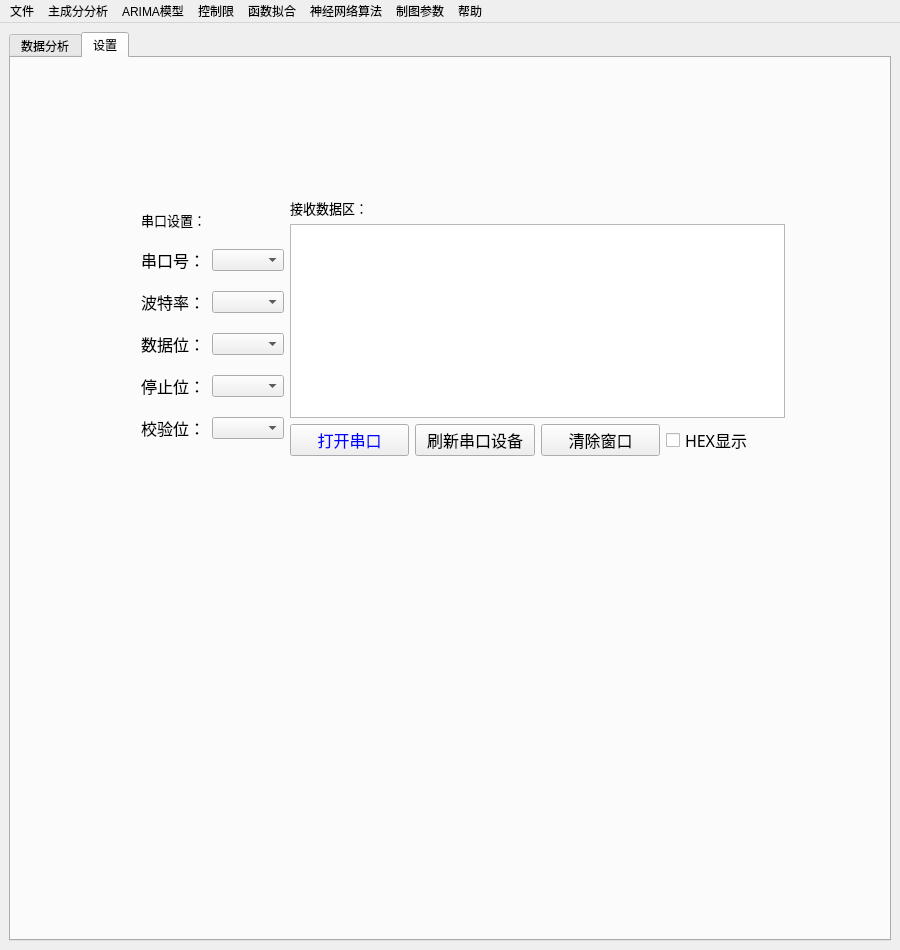
<?xml version="1.0" encoding="UTF-8"?>
<ui version="4.0">
 <class>mainWindow</class>
 <widget class="QMainWindow" name="mainWindow">
  <property name="geometry">
   <rect>
    <x>0</x>
    <y>0</y>
    <width>900</width>
    <height>950</height>
   </rect>
  </property>
  <property name="mouseTracking">
   <bool>false</bool>
  </property>
  <property name="windowTitle">
   <string>油液理化性能离线分析系统</string>
  </property>
  <property name="windowIcon">
   <iconset>
    <selectedoff>:/logo.png</selectedoff>
   </iconset>
  </property>
  <property name="iconSize">
   <size>
    <width>40</width>
    <height>40</height>
   </size>
  </property>
  <widget class="QWidget" name="centralwidget">
   <layout class="QVBoxLayout" name="verticalLayout_3">
    <item>
     <layout class="QGridLayout" name="gridLayout">
      <item row="0" column="0">
       <widget class="QTabWidget" name="tabWidget">
        <property name="currentIndex">
         <number>1</number>
        </property>
        <widget class="QWidget" name="tab">
         <attribute name="title">
          <string>数据分析</string>
         </attribute>
         <layout class="QHBoxLayout" name="horizontalLayout_5">
          <item>
           <layout class="QVBoxLayout" name="verticalLayout_2" stretch="0,0,0,10,0">
            <item>
             <layout class="QHBoxLayout" name="horizontalLayout_2" stretch="5,2">
              <item>
               <layout class="QVBoxLayout" name="verticalLayout_4">
                <item>
                 <widget class="QLabel" name="label_4">
                  <property name="font">
                   <font>
                    <family>宋体</family>
                    <pointsize>10</pointsize>
                   </font>
                  </property>
                  <property name="text">
                   <string>数据区</string>
                  </property>
                  <property name="alignment">
                   <set>Qt::AlignCenter</set>
                  </property>
                 </widget>
                </item>
                <item>
                 <widget class="Line" name="line_2">
                  <property name="orientation">
                   <enum>Qt::Horizontal</enum>
                  </property>
                 </widget>
                </item>
                <item>
                 <widget class="QTableWidget" name="tableWidget"/>
                </item>
               </layout>
              </item>
              <item>
               <layout class="QVBoxLayout" name="verticalLayout" stretch="1,0,0,0,0,0,0,0,0">
                <property name="spacing">
                 <number>2</number>
                </property>
                <item>
                 <widget class="QLabel" name="label_3">
                  <property name="font">
                   <font>
                    <family>宋体</family>
                    <pointsize>11</pointsize>
                   </font>
                  </property>
                  <property name="layoutDirection">
                   <enum>Qt::LeftToRight</enum>
                  </property>
                  <property name="text">
                   <string>指标与数据清洗</string>
                  </property>
                  <property name="alignment">
                   <set>Qt::AlignCenter</set>
                  </property>
                 </widget>
                </item>
                <item>
                 <layout class="QGridLayout" name="gridLayout_2" rowstretch="0,0,0">
                  <property name="sizeConstraint">
                   <enum>QLayout::SetDefaultConstraint</enum>
                  </property>
                  <property name="spacing">
                   <number>7</number>
                  </property>
                  <item row="0" column="0">
                   <widget class="QPushButton" name="pushButton_format_adjust">
                    <property name="toolTip">
                     <string>请输入要去除的符号，便于数值化分析</string>
                    </property>
                    <property name="text">
                     <string>数据格式调整</string>
                    </property>
                   </widget>
                  </item>
                  <item row="2" column="0">
                   <widget class="QPushButton" name="pushButton_drop_params">
                    <property name="text">
                     <string>删除选中指标</string>
                    </property>
                   </widget>
                  </item>
                  <item row="2" column="1">
                   <widget class="QPushButton" name="pushButton_restore_data">
                    <property name="toolTip">
                     <string>若数据量较大，则恢复原始数据的过程较慢</string>
                    </property>
                    <property name="text">
                     <string>恢复原始数据</string>
                    </property>
                   </widget>
                  </item>
                  <item row="0" column="1">
                   <widget class="QPushButton" name="pushButton_show_info">
                    <property name="text">
                     <string>指标信息分布</string>
                    </property>
                   </widget>
                  </item>
                 </layout>
                </item>
                <item>
                 <layout class="QHBoxLayout" name="horizontalLayout_3">
                  <property name="spacing">
                   <number>5</number>
                  </property>
                  <property name="sizeConstraint">
                   <enum>QLayout::SetFixedSize</enum>
                  </property>
                 </layout>
                </item>
                <item>
                 <widget class="QLabel" name="label_5">
                  <property name="font">
                   <font>
                    <family>宋体</family>
                    <pointsize>11</pointsize>
                   </font>
                  </property>
                  <property name="text">
                   <string>数据分析处理</string>
                  </property>
                  <property name="alignment">
                   <set>Qt::AlignCenter</set>
                  </property>
                 </widget>
                </item>
                <item>
                 <layout class="QGridLayout" name="gridLayout_3">
                  <item row="1" column="0">
                   <widget class="QPushButton" name="pushButton_10">
                    <property name="text">
                     <string>单指标三线值</string>
                    </property>
                   </widget>
                  </item>
                  <item row="2" column="0">
                   <widget class="QPushButton" name="pushButton_3">
                    <property name="text">
                     <string>一键算法对比</string>
                    </property>
                   </widget>
                  </item>
                  <item row="2" column="1">
                   <widget class="QPushButton" name="pushButton_4">
                    <property name="text">
                     <string>算法误差分析</string>
                    </property>
                   </widget>
                  </item>
                  <item row="1" column="1">
                   <widget class="QPushButton" name="pushButton_savefile">
                    <property name="toolTip">
                     <string>导出数据区的数据</string>
                    </property>
                    <property name="text">
                     <string>导出计算结果</string>
                    </property>
                   </widget>
                  </item>
                 </layout>
                </item>
                <item>
                 <widget class="QLabel" name="label_6">
                  <property name="font">
                   <font>
                    <family>宋体</family>
                    <pointsize>11</pointsize>
                   </font>
                  </property>
                  <property name="text">
                   <string>数据可视化</string>
                  </property>
                  <property name="alignment">
                   <set>Qt::AlignCenter</set>
                  </property>
                 </widget>
                </item>
                <item>
                 <layout class="QGridLayout" name="gridLayout_4">
                  <item row="0" column="0">
                   <widget class="QPushButton" name="pushButton_draw_hist">
                    <property name="sizePolicy">
                     <sizepolicy hsizetype="Preferred" vsizetype="Preferred">
                      <horstretch>0</horstretch>
                      <verstretch>0</verstretch>
                     </sizepolicy>
                    </property>
                    <property name="toolTip">
                     <string>由于图幅限制，最多选择两个指标！</string>
                    </property>
                    <property name="text">
                     <string>绘制直方图</string>
                    </property>
                    <property name="autoDefault">
                     <bool>false</bool>
                    </property>
                    <property name="default">
                     <bool>false</bool>
                    </property>
                    <property name="flat">
                     <bool>false</bool>
                    </property>
                   </widget>
                  </item>
                  <item row="0" column="1">
                   <widget class="QPushButton" name="pushButton_draw_trend">
                    <property name="enabled">
                     <bool>true</bool>
                    </property>
                    <property name="sizePolicy">
                     <sizepolicy hsizetype="Preferred" vsizetype="Preferred">
                      <horstretch>0</horstretch>
                      <verstretch>0</verstretch>
                     </sizepolicy>
                    </property>
                    <property name="maximumSize">
                     <size>
                      <width>16777215</width>
                      <height>16777215</height>
                     </size>
                    </property>
                    <property name="mouseTracking">
                     <bool>false</bool>
                    </property>
                    <property name="toolTip">
                     <string>若超过2个指标，请选择数值范围相近的列</string>
                    </property>
                    <property name="layoutDirection">
                     <enum>Qt::LeftToRight</enum>
                    </property>
                    <property name="autoFillBackground">
                     <bool>true</bool>
                    </property>
                    <property name="text">
                     <string>绘制走势图</string>
                    </property>
                   </widget>
                  </item>
                 </layout>
                </item>
                <item>
                 <widget class="QLabel" name="label_2">
                  <property name="text">
                   <string>操作记录：</string>
                  </property>
                 </widget>
                </item>
                <item>
                 <widget class="QTextBrowser" name="textBrowser">
                  <property name="enabled">
                   <bool>true</bool>
                  </property>
                  <property name="sizePolicy">
                   <sizepolicy hsizetype="Expanding" vsizetype="Expanding">
                    <horstretch>0</horstretch>
                    <verstretch>0</verstretch>
                   </sizepolicy>
                  </property>
                  <property name="focusPolicy">
                   <enum>Qt::StrongFocus</enum>
                  </property>
                 </widget>
                </item>
               </layout>
              </item>
             </layout>
            </item>
            <item>
             <widget class="QLabel" name="label_8">
              <property name="font">
               <font>
                <family>宋体</family>
                <pointsize>10</pointsize>
               </font>
              </property>
              <property name="text">
               <string>作图区</string>
              </property>
              <property name="alignment">
               <set>Qt::AlignCenter</set>
              </property>
             </widget>
            </item>
            <item>
             <widget class="Line" name="line_5">
              <property name="orientation">
               <enum>Qt::Horizontal</enum>
              </property>
             </widget>
            </item>
            <item>
             <layout class="QGridLayout" name="gridLayout_5"/>
            </item>
            <item>
             <layout class="QHBoxLayout" name="horizontalLayout_4">
              <property name="sizeConstraint">
               <enum>QLayout::SetFixedSize</enum>
              </property>
              <item>
               <widget class="QLabel" name="label">
                <property name="enabled">
                 <bool>true</bool>
                </property>
                <property name="minimumSize">
                 <size>
                  <width>50</width>
                  <height>20</height>
                 </size>
                </property>
                <property name="font">
                 <font>
                  <family>宋体</family>
                  <pointsize>10</pointsize>
                 </font>
                </property>
                <property name="text">
                 <string>文件路径:</string>
                </property>
               </widget>
              </item>
              <item>
               <widget class="QTextEdit" name="textEdit">
                <property name="sizePolicy">
                 <sizepolicy hsizetype="Expanding" vsizetype="Fixed">
                  <horstretch>0</horstretch>
                  <verstretch>0</verstretch>
                 </sizepolicy>
                </property>
                <property name="maximumSize">
                 <size>
                  <width>16777215</width>
                  <height>30</height>
                 </size>
                </property>
               </widget>
              </item>
              <item>
               <widget class="QPushButton" name="pushButton_openfile">
                <property name="text">
                 <string>打开</string>
                </property>
                <property name="flat">
                 <bool>false</bool>
                </property>
               </widget>
              </item>
             </layout>
            </item>
           </layout>
          </item>
         </layout>
        </widget>
        <widget class="QWidget" name="tab_2">
         <attribute name="title">
          <string>设置</string>
         </attribute>
         <widget class="QWidget" name="horizontalLayoutWidget_7">
          <property name="geometry">
           <rect>
            <x>130</x>
            <y>140</y>
            <width>644</width>
            <height>258</height>
           </rect>
          </property>
          <layout class="QHBoxLayout" name="horizontalLayout_11">
           <item>
            <layout class="QVBoxLayout" name="verticalLayout_5" stretch="0,0,0,0,0,0">
             <item>
              <layout class="QHBoxLayout" name="horizontalLayout_13">
               <item>
                <widget class="QLabel" name="label_13">
                 <property name="maximumSize">
                  <size>
                   <width>80</width>
                   <height>16777215</height>
                  </size>
                 </property>
                 <property name="font">
                  <font>
                   <family>宋体</family>
                   <pointsize>10</pointsize>
                  </font>
                 </property>
                 <property name="text">
                  <string>串口设置：</string>
                 </property>
                </widget>
               </item>
               <item>
                <widget class="QComboBox" name="comboBox_6">
                 <property name="maximumSize">
                  <size>
                   <width>16777215</width>
                   <height>0</height>
                  </size>
                 </property>
                </widget>
               </item>
              </layout>
             </item>
             <item>
              <layout class="QHBoxLayout" name="horizontalLayout_6">
               <item>
                <widget class="QLabel" name="label_7">
                 <property name="font">
                  <font>
                   <family>宋体</family>
                   <pointsize>12</pointsize>
                  </font>
                 </property>
                 <property name="text">
                  <string>串口号：</string>
                 </property>
                </widget>
               </item>
               <item>
                <widget class="QComboBox" name="comboBox"/>
               </item>
              </layout>
             </item>
             <item>
              <layout class="QHBoxLayout" name="horizontalLayout_7">
               <item>
                <widget class="QLabel" name="label_9">
                 <property name="font">
                  <font>
                   <family>宋体</family>
                   <pointsize>12</pointsize>
                  </font>
                 </property>
                 <property name="text">
                  <string>波特率：</string>
                 </property>
                </widget>
               </item>
               <item>
                <widget class="QComboBox" name="comboBox_2"/>
               </item>
              </layout>
             </item>
             <item>
              <layout class="QHBoxLayout" name="horizontalLayout_8">
               <item>
                <widget class="QLabel" name="label_10">
                 <property name="font">
                  <font>
                   <family>宋体</family>
                   <pointsize>12</pointsize>
                  </font>
                 </property>
                 <property name="text">
                  <string>数据位：</string>
                 </property>
                </widget>
               </item>
               <item>
                <widget class="QComboBox" name="comboBox_3"/>
               </item>
              </layout>
             </item>
             <item>
              <layout class="QHBoxLayout" name="horizontalLayout_9">
               <item>
                <widget class="QLabel" name="label_11">
                 <property name="font">
                  <font>
                   <family>宋体</family>
                   <pointsize>12</pointsize>
                  </font>
                 </property>
                 <property name="text">
                  <string>停止位：</string>
                 </property>
                </widget>
               </item>
               <item>
                <widget class="QComboBox" name="comboBox_4"/>
               </item>
              </layout>
             </item>
             <item>
              <layout class="QHBoxLayout" name="horizontalLayout_10">
               <item>
                <widget class="QLabel" name="label_12">
                 <property name="font">
                  <font>
                   <family>宋体</family>
                   <pointsize>12</pointsize>
                  </font>
                 </property>
                 <property name="text">
                  <string>校验位：</string>
                 </property>
                </widget>
               </item>
               <item>
                <widget class="QComboBox" name="comboBox_5"/>
               </item>
              </layout>
             </item>
            </layout>
           </item>
           <item>
            <layout class="QVBoxLayout" name="verticalLayout_6" stretch="0,0,0">
             <item>
              <widget class="QLabel" name="label_14">
               <property name="font">
                <font>
                 <family>宋体</family>
                 <pointsize>10</pointsize>
                </font>
               </property>
               <property name="text">
                <string>接收数据区：</string>
               </property>
              </widget>
             </item>
             <item>
              <widget class="QTextEdit" name="textEdit_2"/>
             </item>
             <item>
              <layout class="QHBoxLayout" name="horizontalLayout_12">
               <item>
                <widget class="QPushButton" name="pushButton_serial_openoff">
                 <property name="font">
                  <font>
                   <family>宋体</family>
                   <pointsize>12</pointsize>
                  </font>
                 </property>
                 <property name="styleSheet">
                  <string notr="true">color: rgb(0, 0, 255);</string>
                 </property>
                 <property name="text">
                  <string>打开串口</string>
                 </property>
                 <property name="checkable">
                  <bool>true</bool>
                 </property>
                </widget>
               </item>
               <item>
                <widget class="QPushButton" name="pushButton_serial_refresh">
                 <property name="font">
                  <font>
                   <family>宋体</family>
                   <pointsize>12</pointsize>
                  </font>
                 </property>
                 <property name="text">
                  <string>刷新串口设备</string>
                 </property>
                </widget>
               </item>
               <item>
                <widget class="QPushButton" name="pushButton_serial_clean">
                 <property name="font">
                  <font>
                   <family>宋体</family>
                   <pointsize>12</pointsize>
                  </font>
                 </property>
                 <property name="text">
                  <string>清除窗口</string>
                 </property>
                </widget>
               </item>
               <item>
                <widget class="QCheckBox" name="checkBox">
                 <property name="font">
                  <font>
                   <family>宋体</family>
                   <pointsize>12</pointsize>
                  </font>
                 </property>
                 <property name="text">
                  <string>HEX显示</string>
                 </property>
                </widget>
               </item>
              </layout>
             </item>
            </layout>
           </item>
          </layout>
         </widget>
        </widget>
       </widget>
      </item>
     </layout>
    </item>
   </layout>
  </widget>
  <widget class="QMenuBar" name="menuBar">
   <property name="geometry">
    <rect>
     <x>0</x>
     <y>0</y>
     <width>900</width>
     <height>26</height>
    </rect>
   </property>
   <widget class="QMenu" name="menu">
    <property name="title">
     <string>文件</string>
    </property>
    <addaction name="action_openfile"/>
    <addaction name="action_savefile"/>
    <addaction name="action_exit"/>
   </widget>
   <widget class="QMenu" name="menu_2">
    <property name="title">
     <string>主成分分析</string>
    </property>
    <addaction name="action_normalization_data"/>
    <addaction name="action_covariance_matrix"/>
    <addaction name="action_covariance_matrix_heatmap"/>
    <addaction name="action_eigenvalue"/>
    <addaction name="action_eigenvector"/>
    <addaction name="action_scree_plot"/>
    <addaction name="action_total_variance_explained"/>
    <addaction name="action_factorial_load_matrix"/>
   </widget>
   <widget class="QMenu" name="menu_3">
    <property name="title">
     <string>ARIMA模型</string>
    </property>
    <addaction name="action_select_rangedata"/>
    <addaction name="action_stationary_detaction"/>
    <addaction name="action_white_noise"/>
    <addaction name="action_plot_acfandpacf"/>
    <addaction name="action_model_order_training"/>
    <addaction name="action_model_residual_diagnosis"/>
    <addaction name="action_output_model_report"/>
    <addaction name="action_arima_model_predict"/>
   </widget>
   <widget class="QMenu" name="menu_4">
    <property name="title">
     <string>控制限</string>
    </property>
   </widget>
   <widget class="QMenu" name="menu_5">
    <property name="title">
     <string>函数拟合</string>
    </property>
   </widget>
   <widget class="QMenu" name="menu_6">
    <property name="title">
     <string>神经网络算法</string>
    </property>
   </widget>
   <widget class="QMenu" name="menu_7">
    <property name="title">
     <string>制图参数</string>
    </property>
    <addaction name="action_grid"/>
    <addaction name="action_bins"/>
   </widget>
   <widget class="QMenu" name="menu_8">
    <property name="title">
     <string>帮助</string>
    </property>
    <addaction name="action_19"/>
   </widget>
   <addaction name="menu"/>
   <addaction name="menu_2"/>
   <addaction name="menu_3"/>
   <addaction name="menu_4"/>
   <addaction name="menu_5"/>
   <addaction name="menu_6"/>
   <addaction name="menu_7"/>
   <addaction name="menu_8"/>
  </widget>
  <action name="action_normalization_data">
   <property name="text">
    <string>数据标准化</string>
   </property>
  </action>
  <action name="action_covariance_matrix">
   <property name="text">
    <string>相关系数矩阵</string>
   </property>
  </action>
  <action name="action_covariance_matrix_heatmap">
   <property name="text">
    <string>相关系数热力图</string>
   </property>
  </action>
  <action name="action_eigenvalue">
   <property name="text">
    <string>特征值</string>
   </property>
  </action>
  <action name="action_eigenvector">
   <property name="text">
    <string>特征向量</string>
   </property>
  </action>
  <action name="action_scree_plot">
   <property name="text">
    <string>碎石图</string>
   </property>
  </action>
  <action name="action_total_variance_explained">
   <property name="text">
    <string>总方差解释</string>
   </property>
  </action>
  <action name="action_factorial_load_matrix">
   <property name="text">
    <string>因子载荷矩阵</string>
   </property>
  </action>
  <action name="action_9">
   <property name="text">
    <string>碎石图</string>
   </property>
  </action>
  <action name="action_openfile">
   <property name="text">
    <string>打开</string>
   </property>
   <property name="shortcut">
    <string>Ctrl+O</string>
   </property>
  </action>
  <action name="action_savefile">
   <property name="text">
    <string>保存</string>
   </property>
   <property name="shortcut">
    <string>Ctrl+S</string>
   </property>
  </action>
  <action name="action_exit">
   <property name="text">
    <string>退出</string>
   </property>
  </action>
  <action name="action_select_rangedata">
   <property name="text">
    <string>数据段选取</string>
   </property>
  </action>
  <action name="action_stationary_detaction">
   <property name="text">
    <string>平稳性检测</string>
   </property>
  </action>
  <action name="action_white_noise">
   <property name="text">
    <string>白噪声检测</string>
   </property>
  </action>
  <action name="action_plot_acfandpacf">
   <property name="text">
    <string>自相关和偏相关图</string>
   </property>
  </action>
  <action name="action_model_order_training">
   <property name="text">
    <string>模型阶数训练</string>
   </property>
  </action>
  <action name="action_grid">
   <property name="text">
    <string>网格线√</string>
   </property>
  </action>
  <action name="action_19">
   <property name="text">
    <string>网格线</string>
   </property>
  </action>
  <action name="action_bins">
   <property name="text">
    <string>直方图条数</string>
   </property>
  </action>
  <action name="action_model_residual_diagnosis">
   <property name="text">
    <string>模型残差诊断图</string>
   </property>
  </action>
  <action name="action_output_model_report">
   <property name="text">
    <string>输出模型报告</string>
   </property>
  </action>
  <action name="action_arima_model_predict">
   <property name="text">
    <string>模型预测图</string>
   </property>
  </action>
 </widget>
 <resources>
  <include location="img/icon.qrc"/>
 </resources>
 <connections/>
</ui>
